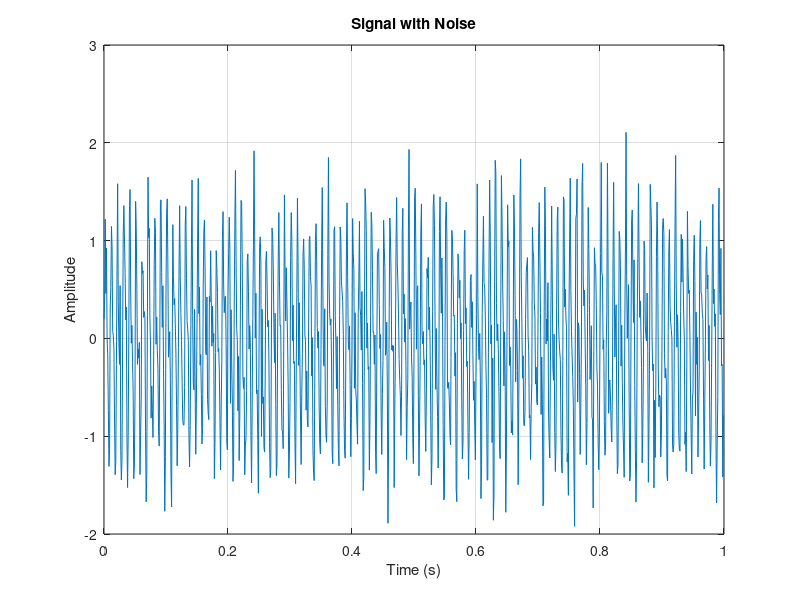
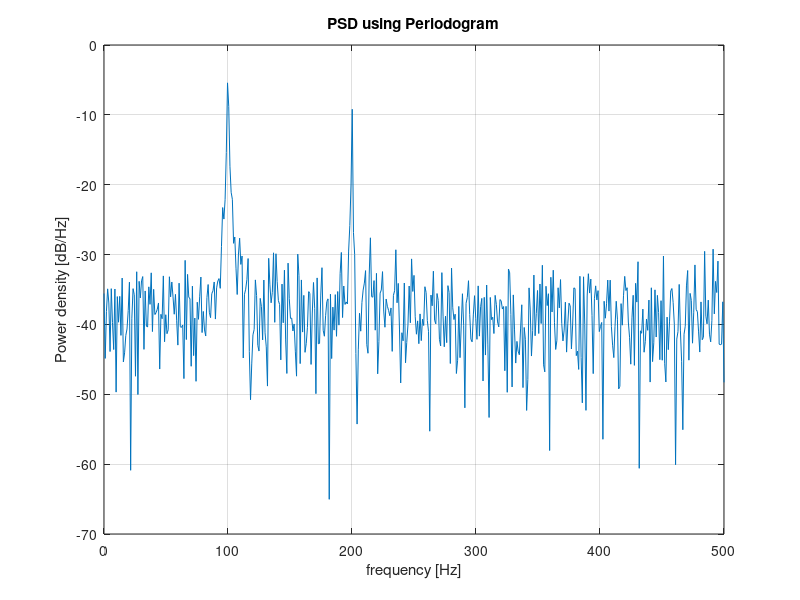
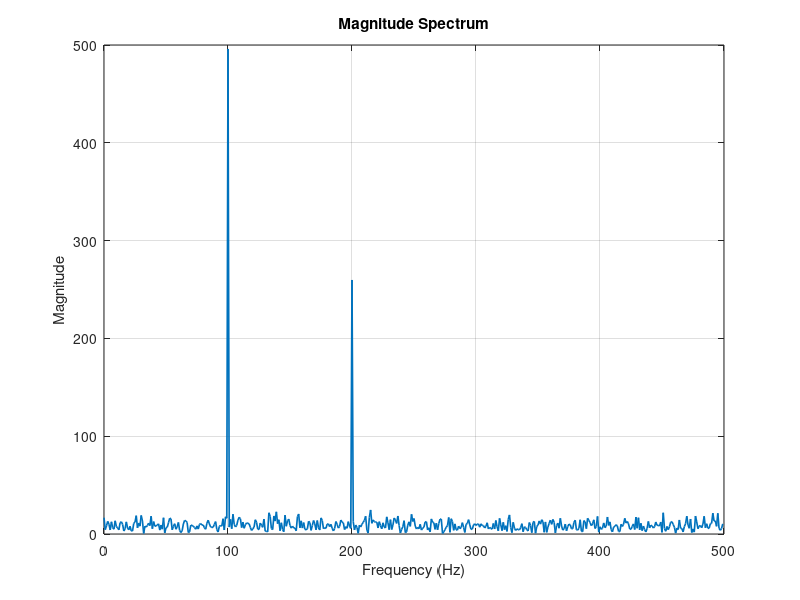
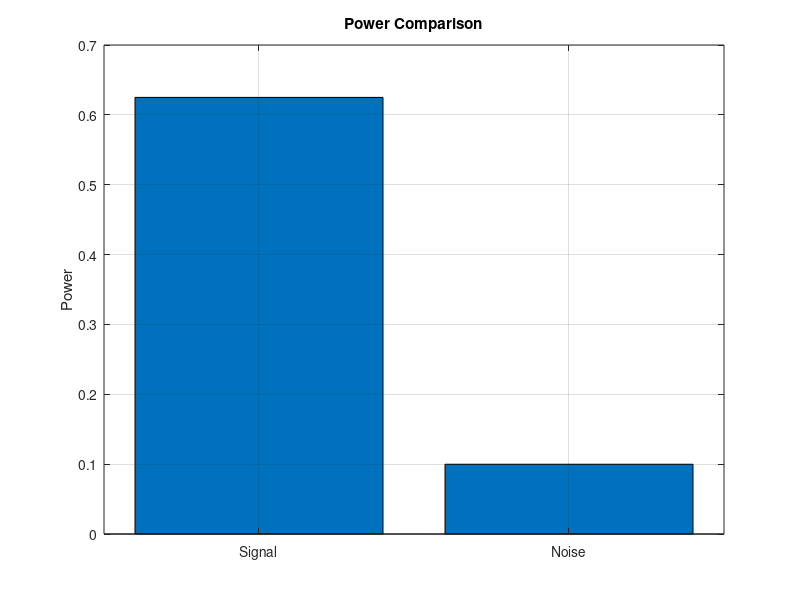

Here is the MATLAB script that generated these plots, in order:
clc;
clear;
close all;

%% Sampling Parameters
fs = 1000;
t = (0:999)/fs;

%% Original Signal
s = sin(2*pi*100*t) + 0.5*sin(2*pi*200*t);

%% Add Gaussian Noise
n = 0.3 * randn(size(t));

%% Noisy Signal
x = s + n;

%% Figure 1: Signal with Noise
figure;
plot(t, x);
grid on;
title('Signal with Noise');
xlabel('Time (s)');
ylabel('Amplitude');

%% Figure 2: PSD using Periodogram
figure;
periodogram(x, [], [], fs);
title('PSD using Periodogram');

%% Figure 3: Magnitude Spectrum
figure;

X = abs(fft(x));
f = (0:length(X)-1) * fs / length(X);

plot(f(1:500), X(1:500), 'LineWidth', 1.2);
grid on;
title('Magnitude Spectrum');
xlabel('Frequency (Hz)');
ylabel('Magnitude');

%% Figure 4: Power Comparison
figure;

signal_power = mean(s.^2);
noise_power = var(n);

bar([signal_power noise_power]);

set(gca, 'XTick', 1:2);
set(gca, 'XTickLabel', {'Signal', 'Noise'});

title('Power Comparison');
ylabel('Power');
grid on;
